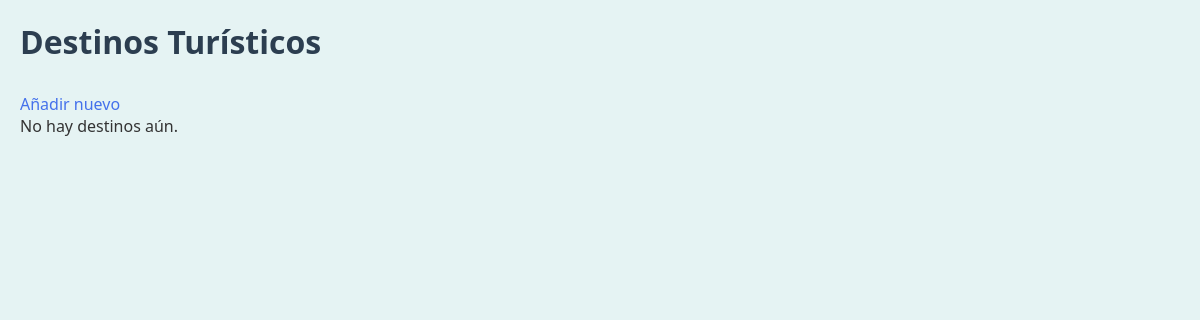
Before: / with the older database file.
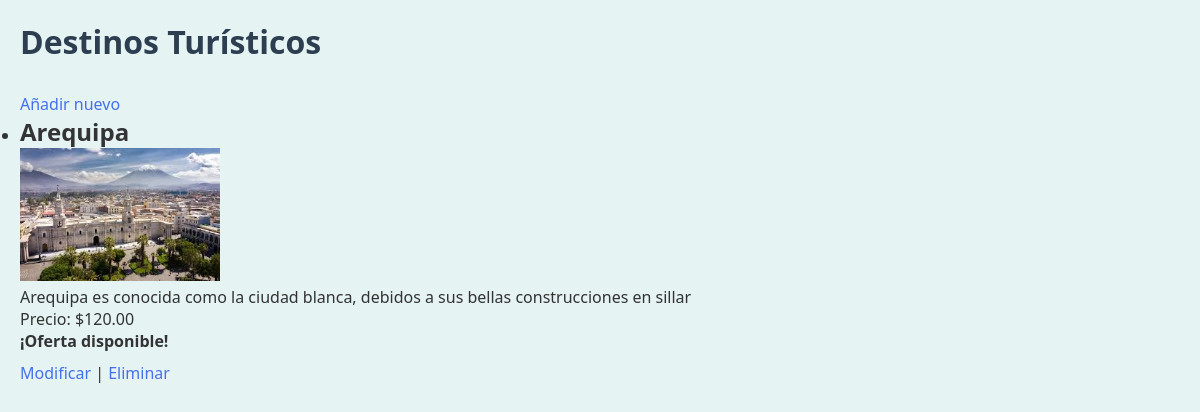
After: the same page with the newer database file.
### turismo/models.py (models this page shows, shortened)
class DestinosTuristicos(models.Model):
    nombreCiudad = models.CharField(max_length=100)
    descripcionCiudad = models.TextField()
    imagenCiudad = models.ImageField(upload_to='imagenes/')
    precioTour = models.DecimalField(max_digits=10, decimal_places=2)
    ofertaTour = models.BooleanField(default=False)

### turismo/views.py (the view)
# urls.py: path('', views.listar_destinos, name='listar'),
def listar_destinos(request):
    destinos = DestinosTuristicos.objects.all()
    return render(request, 'turismo/listar.html', {'destinos': destinos})

### turismo/templates/turismo/listar.html (shortened to what this page needs)
{% load static %}
<!DOCTYPE html>
<html lang="es">
<head>
    <link rel="stylesheet" href="{% static 'turismo/styles.css' %}">
</head>
<body>
    <h1>Destinos Turísticos</h1>
    <a href="{% url 'añadir' %}">Añadir nuevo</a>
    <ul>
    {% for destino in destinos %}
      <li>
        <h2>{{ destino.nombreCiudad }}</h2>
        <img src="{{ destino.imagenCiudad.url }}" width="200" alt="Imagen de {{ destino.nombreCiudad }}">
        <p>{{ destino.descripcionCiudad }}</p>
        <p>Precio: ${{ destino.precioTour }}</p>
        {% if destino.ofertaTour %}
          <p><strong>¡Oferta disponible!</strong></p>
        {% endif %}
        <a href="{% url 'modificar' destino.id %}">Modificar</a> |
        <a href="{% url 'eliminar' destino.id %}">Eliminar</a>
      </li>
    {% empty %}
      <p>No hay destinos aún.</p>
    {% endfor %}
    </ul>
</body>
</html>

### turismo/static/turismo/styles.css (style rules this page uses)
* { margin: 0; padding: 0; box-sizing: border-box; }
body { font-family: 'Segoe UI', Tahoma, Geneva, Verdana, sans-serif; background-color: #e5f3f3; color: #333; padding: 20px; }
h1 { margin-bottom: 20px; color: #2c3e50; }
a { display: inline-block; margin-top: 10px; color: #4471eb; text-decoration: none; font-weight: 500; }

Changed rows visible on the page:
added DestinosTuristicos: nombreCiudad "Arequipa", imagenCiudad (picture), descripcionCiudad "Arequipa es conocida como la ciudad blanca, debidos a sus bellas construcciones en sillar", precioTour "120.00", ofertaTour "¡Oferta disponible!"
Other visible differences:
text no longer shown: "No hay destinos aún."
